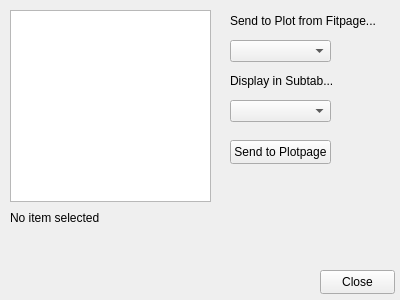
<?xml version="1.0" encoding="UTF-8"?>
<ui version="4.0">
 <class>DataViewer</class>
 <widget class="QWidget" name="DataViewer">
  <property name="geometry">
   <rect>
    <x>0</x>
    <y>0</y>
    <width>400</width>
    <height>300</height>
   </rect>
  </property>
  <property name="windowTitle">
   <string>Form</string>
  </property>
  <widget class="QListWidget" name="datasetList">
   <property name="geometry">
    <rect>
     <x>10</x>
     <y>10</y>
     <width>201</width>
     <height>192</height>
    </rect>
   </property>
  </widget>
  <widget class="QPushButton" name="cmdSendToPlotpage">
   <property name="geometry">
    <rect>
     <x>230</x>
     <y>140</y>
     <width>101</width>
     <height>24</height>
    </rect>
   </property>
   <property name="text">
    <string>Send to Plotpage</string>
   </property>
  </widget>
  <widget class="QLabel" name="labelSelectAnItem">
   <property name="geometry">
    <rect>
     <x>10</x>
     <y>210</y>
     <width>91</width>
     <height>16</height>
    </rect>
   </property>
   <property name="text">
    <string>No item selected</string>
   </property>
  </widget>
  <widget class="QPushButton" name="cmdClose">
   <property name="geometry">
    <rect>
     <x>320</x>
     <y>270</y>
     <width>75</width>
     <height>24</height>
    </rect>
   </property>
   <property name="text">
    <string>Close</string>
   </property>
  </widget>
  <widget class="QComboBox" name="comboBoxTargetFitpage">
   <property name="geometry">
    <rect>
     <x>230</x>
     <y>40</y>
     <width>101</width>
     <height>22</height>
    </rect>
   </property>
  </widget>
  <widget class="QLabel" name="labelSendToFitpage">
   <property name="geometry">
    <rect>
     <x>230</x>
     <y>10</y>
     <width>161</width>
     <height>21</height>
    </rect>
   </property>
   <property name="text">
    <string>Send to Plot from Fitpage...</string>
   </property>
  </widget>
  <widget class="QLabel" name="labelSubtab">
   <property name="geometry">
    <rect>
     <x>230</x>
     <y>70</y>
     <width>161</width>
     <height>21</height>
    </rect>
   </property>
   <property name="text">
    <string>Display in Subtab...</string>
   </property>
  </widget>
  <widget class="QComboBox" name="comboBoxTargetSubtab">
   <property name="geometry">
    <rect>
     <x>230</x>
     <y>100</y>
     <width>101</width>
     <height>22</height>
    </rect>
   </property>
  </widget>
 </widget>
 <resources/>
 <connections/>
</ui>
